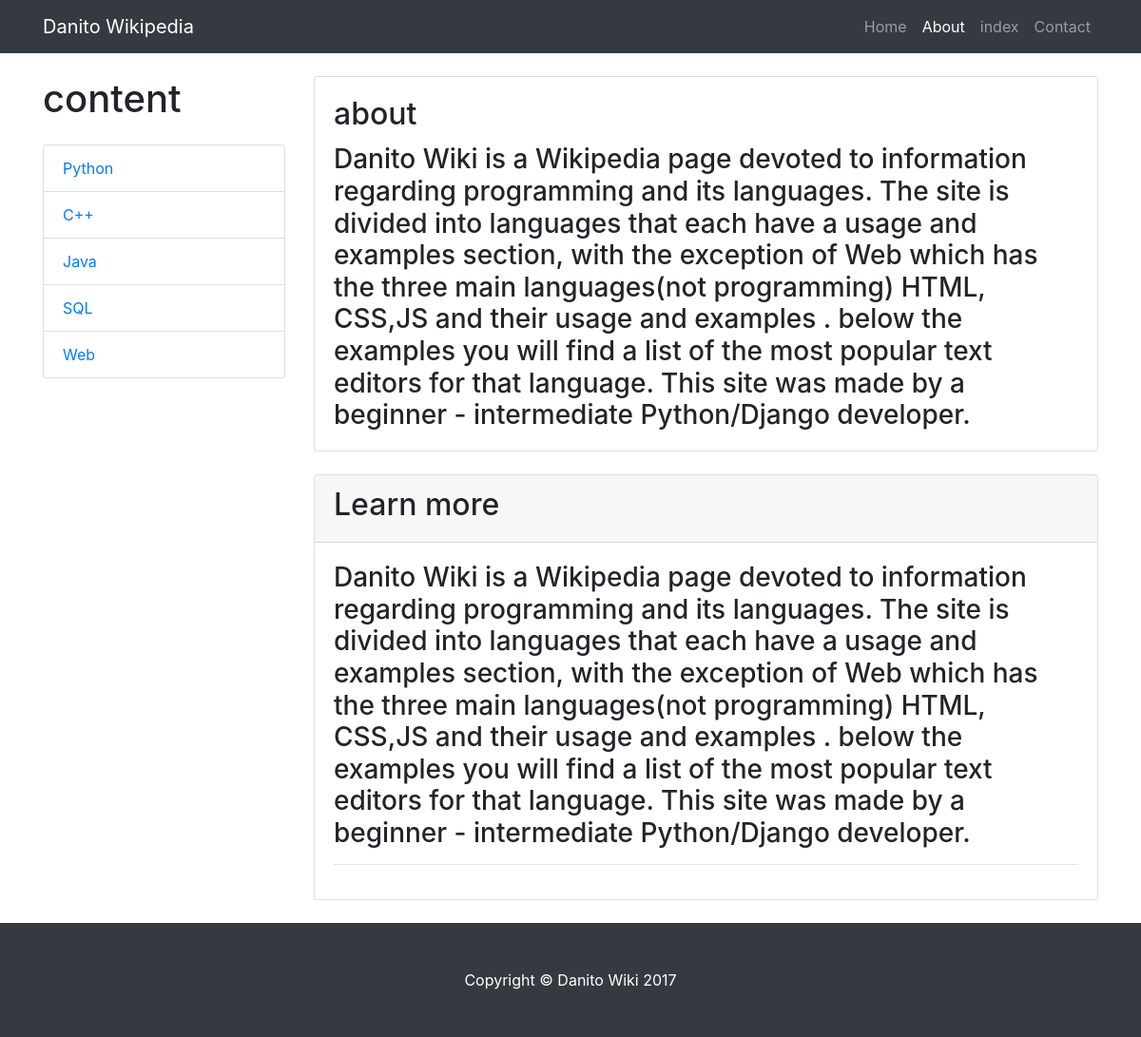
Screenshot of /About/ with the database file from the repository.
### wiki/models.py (models this page shows)
class languagecont(models.Model):
    language = models.CharField(max_length=200)
    information = models.TextField()
    figure = models.CharField(max_length=200)
    figureinfo = models.TextField()
    figuredob = models.CharField(max_length=200)

class about(models.Model):
    about1 = models.TextField(default=' ')
    about2 = models.TextField(default=' ')

### wiki/views.py (the view)
# urls.py: path('About/', views.about_list, name='about'),
def about_list(request):
    pythonobj = languagecont.objects.filter(pk=1)
    cplusplusobj = languagecont.objects.filter(pk=2)
    javaobj = languagecont.objects.filter(pk=3)
    sqlobj = languagecont.objects.filter(pk=4)
    webobj = languagecont.objects.filter(pk=5)
    homeobj = languagecont.objects.filter(pk=6)
    htmlobj = languagecont.objects.filter(pk=7)
    cssobj = languagecont.objects.filter(pk=8)
    jsobj = languagecont.objects.filter(pk=9)
    exampleobj = example.objects.filter(pk=7)
    usageobj = usage.objects.filter(pk=7)
    aboutobj = about.objects.filter(pk=1)
    return render(request, 'wiki/about.html', {'python': pythonobj, 'cplusplus': cplusplusobj,
                                               'java': javaobj, 'sql': sqlobj, 'web': webobj, 'home': homeobj,
                                               'html': htmlobj, 'css': cssobj, 'js': jsobj, 'example': exampleobj,
                                               'usage': usageobj, 'about': aboutobj})

### wiki/templates/wiki/about.html (shortened to what this page needs)
{% load static %}
<!DOCTYPE html>
<html lang="en">
  <head>
    <link href="{% static "vendor/bootstrap/css/bootstrap.min.css" %}" rel="stylesheet">
    <link href="{% static "css/shop-item.css" %}" rel="stylesheet">
  </head>
  <body>
    <nav class="navbar navbar-expand-lg navbar-dark bg-dark fixed-top">
      <div class="container">
        <a class="navbar-brand" href="{% url 'index' %}">Danito Wikipedia</a></br>
        <div class="collapse navbar-collapse" id="navbarResponsive">
          <ul class="navbar-nav ml-auto">
            <li class="nav-item">
              <a class="nav-link" href="{% url 'index' %}">Home
              </a>
            </li>
            <li class="nav-item active">
              <a class="nav-link" href="{% url 'about' %}">About</a>
            </li>
            <li class="nav-item">
              <a class="nav-link" href="{% url 'indexindex' %}">index</a>
            </li>
            <li class="nav-item">
              <a class="nav-link" href="{% url 'contact' %}">Contact</a>
            </li>
          </ul>
        </div>
      </div>
    </nav>
    <div class="container">
      <div class="row">
        <div class="col-lg-3">
          <h1 class="my-4">content</h1>
          <div class="list-group">
            <a href="{% url 'Python' %}" class="list-group-item">
            {% for info in python %}
            	{{ info.language }}
            {% endfor %}
            </a>
            <a href="{% url 'C++' %}" class="list-group-item">
            {% for info in cplusplus %}
            	{{ info.language }}
            {% endfor %}
            </a>
            <a href="{% url 'Java' %}" class="list-group-item">
            {% for info in java %}
            	{{ info.language }}
            {% endfor %}
            </a>
            <a href="{% url 'SQL' %}" class="list-group-item">
            {% for info in sql %}
            	{{ info.language }}
            {% endfor %}
            </a>
				<a href="{% url 'Web' %}" class="list-group-item">
				{% for info in web %}
            	{{ info.language }}
            {% endfor %}
				</a>
          </div>
        </div>
        <div class="col-lg-9">
          <div class="card mt-4">
            <div class="card-body">
              <h2 class="card-title">
              about
              </h2>
              <h3 class="card-text">
              {% for info in about %}
              	{{ info.about1 }}
              {% endfor %}
              </h3>
            </div>
          </div>
          <div class="card card-outline-secondary my-4">
            <div class="card-header">
            <h2>
              Learn more
              </h2>
            </div>
            <div class="card-body">
            <h3 class="card-text">
              {% for info in about %}
              	{{ info.about1 }}
              {% endfor %}
              </h3>
              <hr>
            </div>
          </div>
        </div>
      </div>
    </div>
    <footer class="py-5 bg-dark">
      <div class="container">
        <p class="m-0 text-center text-white">Copyright &copy; Danito Wiki 2017</p>
      </div>
    </footer>
  </body>
</html>

### wiki/templates/wiki/static/css/shop-item.css (style rules this page uses)
body { padding-top: 54px; }
@media (min-width: 992px) { body { padding-top: 56px; } }

### rows the page displays
languagecont: language "Python"
languagecont: language "C++"
languagecont: language "Java"
languagecont: language "SQL"
languagecont: language "Web"
about: about1 "Danito Wiki is a Wikipedia page devoted to information regarding programming and its languages. The site is divided into languages that each have a usage and examples section, with the exception of Web which has the three main languages(not programming) HTML, CSS,JS and their usage and examples . below the examples you will find a list of the most popular text editors for that language. This site was made by a beginner - intermediate Python/Django developer."
